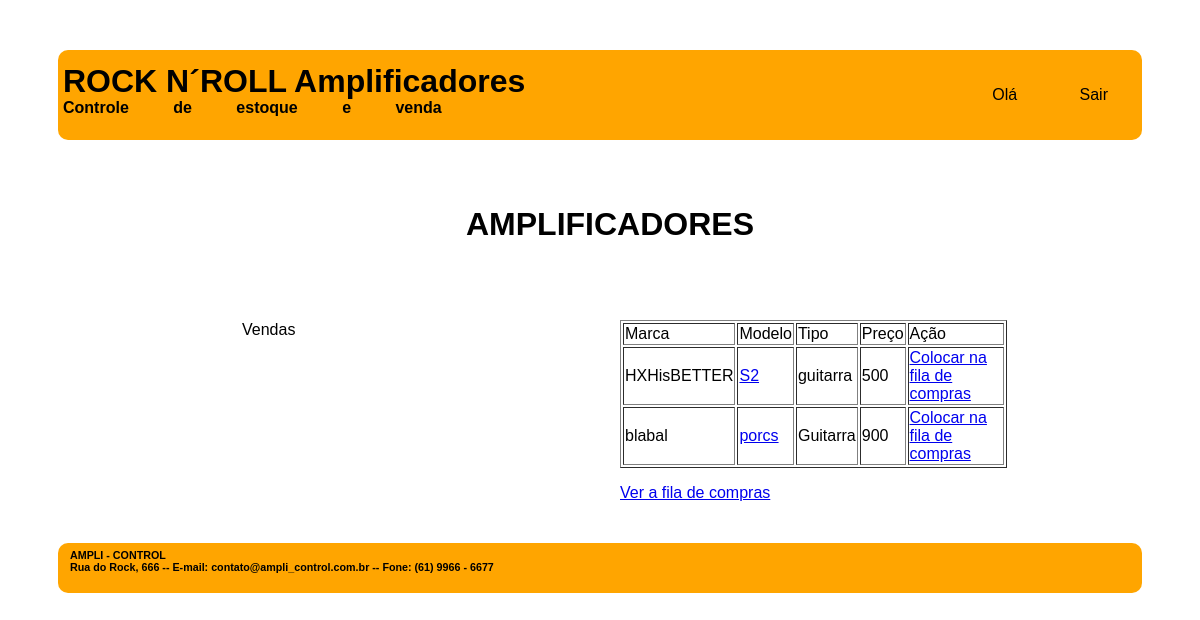
The page /vendas.php on the database its author committed.
### tables this page shows
CREATE TABLE `amplificadores` (
  `COD_AMP` int(11) NOT NULL,
  `TIPO_AMP` varchar(45) NOT NULL,
  `MARCA_AMP` varchar(45) NOT NULL,
  `MODELO_AMP` varchar(45) NOT NULL,
  `PRECO_AMP` decimal(5,0) NOT NULL,
  `FOTO_AMP` varchar(70) NOT NULL,
  `FILA_COMPRA_AMP` char(1) NOT NULL DEFAULT 'N',
  `VENDAS_COD_VEN` int(11) DEFAULT NULL
);

### vendas.php (the view, shortened to what this page needs)
<!DOCTYPE html>
<html>
    <head>
        <link rel="stylesheet" type="text/css" href="css/layout.css">
		<link rel="stylesheet" type="text/css" href="css/menu.css">
    </head>
    <body>
        <div id="principal">
			<div id="topo">
				<div id="logo">
					<h1> ROCK N´ROLL Amplificadores </h1>
					<h4> Controle de estoque e venda </h4>
				</div>
				<div class="menu_global">
					<ul>
						<li> Olá <?php include "valida_login.php";?></li>
                        <li><a href="logout.php" class="active">Sair</a></li>
                    </ul>
				</div>
			</div>
			<div id="conteudo_especifico">
				<div class="div_central centralizar">
					<h1> AMPLIFICADORES </h1>
				</div>
				<div class="div_esquerda menu_local">
					<?php
						include "menu_local.php";
					?>
				</div>
				<div id="funcionalidade" class="div_direita">
					<?php
						$conectar = mysqli_connect ("localhost", "root", "", "335800");
						$sql_consulta = "SELECT cod_amp, marca_amp, modelo_amp,
						                        tipo_amp, preco_amp
						                 FROM amplificadores
										 WHERE vendas_cod_ven /* só é preenchido quando faz uma venda, valor null*/
										 IS null AND fila_compra_amp = 'N'";
						$resultado_consulta = mysqli_query ($conectar, $sql_consulta);
					?>
					<table border=1>
						<tr>
							<td>Marca</td>
							<td> Modelo</td>
							<td>Tipo</td>
							<td>Preço</td>
							<td> Ação</td>
						</tr>
						<?php
							while ($registro = mysqli_fetch_row ($resultado_consulta)){
						?>
						<tr>
							<td> <?php echo $registro[1]; ?></td>
							<td>
								<a href="exibe_amp.php?codigo=<?php echo $registro[0]?>">
									<?php
										echo "$registro[2]";
									?>
								</a>
							</td>
							<td><?php echo $registro[3]; ?></td>
							<td><?php echo $registro[4]; ?></td>
							<td>
								<a href="processa_fila_compras.php?codigo_amp=<?php echo $registro[0]?>">
									Colocar na fila de compras
								</a>
							</td>
						</tr>
						<?php
							}
						?>
					</table>
					<p> <a href="ver_fila_compras.php"> Ver a fila de compras </a> </p>
				</div>
			</div>
			<div id="rodape">
				<div id="texto_institucional">
					<div id="texto_institucional">
						<h6> AMPLI - CONTROL </h6>
						<h6> Rua do Rock, 666 -- E-mail: contato@ampli_control.com.br -- Fone: (61) 9966 - 6677 </h6>
					</div>
				</div>
		</div>
    </body>
</html>

### css/layout.css (style rules this page uses)
#principal { margin: 50px; font-family: arial; }
#topo { padding: 5px; display: grid; grid-template-columns: auto auto; margin: 0px auto 20px auto; grid-gap: 5px; border-radius: 10px; background-color: orange; color:black; justify-content: space-between; }
#logo h1 { line-height: 10px; word-spacing: 0px; }
#logo h4 { line-height: 0px; word-spacing: 40px; }
#conteudo_especifico { padding: 5px; display: grid; grid-template-columns: 50% 50%; margin: 0px auto 5px auto; grid-gap: 20px; }
.div_esquerda { margin: 0px auto auto 150px; }
.div_direita { margin: 15px 150px auto auto; }
.div_central { margin: auto 150px auto 150px; grid-column-start: 1; grid-column-end: 3; }
#rodape { padding: 0px; display: grid; grid-template-columns: auto auto; grid-template-rows: 50px; margin: 20px auto 0px auto; grid-gap: 5px; border-radius: 10px; background-color: orange; color:black; justify-content: space-between; }
#rodape h6 { line-height: 0px; word-spacing: 0px; margin: 12px auto 12px 12px; }
.centralizar { text-align: center; padding: 20px 30px 20px 30px; }

### css/menu.css (style rules this page uses)
.menu_global li { display: inline-flex; margin: 15px 29px; }
.menu_global a { text-decoration: none; color: black; }

### rows shown on the page
amplificadores: MARCA_AMP "HXHisBETTER", MODELO_AMP "S2", TIPO_AMP "guitarra", PRECO_AMP "500"
amplificadores: MARCA_AMP "blabal", MODELO_AMP "porcs", TIPO_AMP "Guitarra", PRECO_AMP "900"
